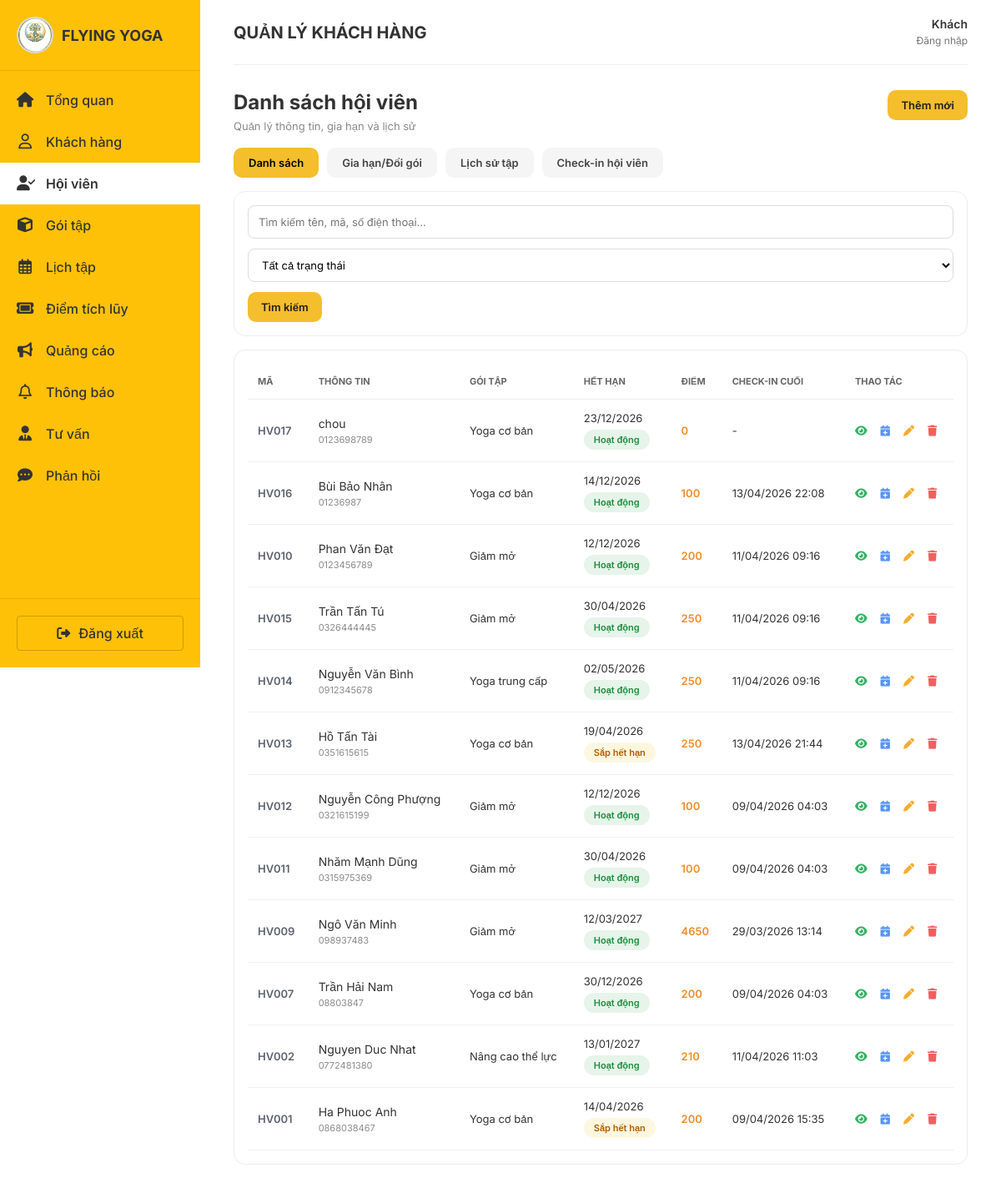
Screenshot of /khach-hang/hoi-vien/ with the database file from the repository.
### khach_hang/models.py (models this page shows, shortened)
class HoiVien(models.Model):
    GIOI_TINH_CHOICE = [
        ('Nam', 'Nam'),
        ('Nữ', 'Nữ'),
        ('Khác', 'Khác')
    ]
    ma_hoi_vien = models.CharField(
        max_length=20,
        unique=True,
        blank=True,
        verbose_name="Mã hội viên"
    )
    ho_ten = models.CharField(
        max_length=255,
        verbose_name="Họ và tên"
    )
    ngay_sinh = models.DateField(
        verbose_name="Ngày sinh"
    )
    gioi_tinh = models.CharField(
        max_length=10,
        choices=GIOI_TINH_CHOICE
    )
    so_dien_thoai = models.CharField(
        max_length=10,
        unique=True,
        verbose_name="Số điện thoại"
    )
    email = models.EmailField(
        blank=True,
        null=True,
        verbose_name="Email"
    )
    tinh_trang_suc_khoe = models.TextField(
        blank=True,
        verbose_name="Tình trạng sức khỏe / Bệnh lý"
    )
    muc_tieu_tap_luyen = models.TextField(
        blank=True,
        verbose_name="Mục tiêu tập luyện"
    )
    ghi_chu_nhan_vien = models.TextField(
        blank=True,
        verbose_name="Ghi chú nội bộ"
    )
    chieu_cao = models.FloatField(
        help_text="cm",
        null=True,
        blank=True
    )
    can_nang = models.FloatField(
        help_text="kg",
        null=True,
        blank=True
    )
    body_fat = models.FloatField(
        help_text="%",
        null=True,
        blank=True
    )
    goi_dang_su_dung = models.ForeignKey(
        'goi_tap.GoiTap', # ĐÃ SỬA THÀNH CHUỖI
        on_delete=models.SET_NULL,
        null=True,
        blank=True
    )
    ngay_het_han_goi = models.DateField(
        null=True,
        blank=True
    )
    diem_tich_luy = models.IntegerField(
        default=0
    )
    check_in_cuoi = models.DateTimeField(
        null=True,
        blank=True
    )
    ngay_tao = models.DateTimeField(
        auto_now_add=True,
        verbose_name="Ngày tạo"
    )

### goi_tap/models.py (models this page shows, shortened)
class GoiTap(models.Model):
    LOAI_CHOICE = [
        ('buoi', 'Theo buổi'),
        ('thang', 'Theo tháng'),
    ]
    TRANG_THAI_CHOICE = [
        ('hoat_dong', 'Hoạt động'),
        ('ngung', 'Ngưng'),
    ]
    ma_goi = models.CharField(max_length=10, unique=True)
    ten_goi = models.CharField(max_length=100)
    loai_goi = models.CharField(max_length=10, choices=LOAI_CHOICE)
    thoi_han_so_buoi = models.IntegerField()
    gia_goi = models.DecimalField(max_digits=12, decimal_places=0)
    trang_thai = models.CharField(max_length=20, choices=TRANG_THAI_CHOICE, default='hoat_dong')
    ghi_chu = models.TextField(blank=True, null=True)

### khach_hang/views.py (the view)
# urls.py: path('hoi-vien/', views.quan_ly_hoi_vien, name='danh_sach_hoi_vien'),
def quan_ly_hoi_vien(request):
    tab = request.GET.get('tab', 'danh_sach')
    q = request.GET.get('q', '').strip()
    trang_thai = request.GET.get('trang_thai', '').strip()
    ds_hoi_vien = HoiVien.objects.select_related('goi_dang_su_dung').all().order_by('-id')
    if q:
        ds_hoi_vien = ds_hoi_vien.filter(
            Q(ho_ten__icontains=q) |
            Q(so_dien_thoai__icontains=q) |
            Q(ma_hoi_vien__icontains=q)
        )
    today = timezone.now().date()
    ds_hoi_vien = list(ds_hoi_vien)
    for hv in ds_hoi_vien:
        _dong_bo_dang_ky_lich_theo_trang_thai_goi(hv, today)
        lich_su_moi_nhat = hv.lich_su_tap.order_by('-thoi_gian').first()
        hv.check_in_cuoi = lich_su_moi_nhat.thoi_gian if lich_su_moi_nhat else None
        if not hv.goi_dang_su_dung or not hv.ngay_het_han_goi:
            hv.trang_thai_goi = 'chua_co_goi'
        else:
            so_ngay_con_lai = (hv.ngay_het_han_goi - today).days
            if so_ngay_con_lai < 0:
                hv.trang_thai_goi = 'het_han'
            elif so_ngay_con_lai <= 7:
                hv.trang_thai_goi = 'sap_het_han'
            else:
                hv.trang_thai_goi = 'hoat_dong'
    if trang_thai:
        ds_hoi_vien = [hv for hv in ds_hoi_vien if hv.trang_thai_goi == trang_thai]
    selected_member_id = request.GET.get('hoi_vien_id') or request.POST.get('hoi_vien')
    selected_member = None
    if selected_member_id:
        try:
            selected_member = HoiVien.objects.select_related('goi_dang_su_dung').get(id=selected_member_id)
        except HoiVien.DoesNotExist:
            selected_member = None
    if request.method == 'POST' and request.POST.get('action') == 'gia_han_goi':
        form_gia_han = GiaHanGoiForm(request.POST, hoi_vien=selected_member)
        if form_gia_han.is_valid():
            hoi_vien = form_gia_han.cleaned_data['hoi_vien']
            goi_moi = form_gia_han.cleaned_data['goi_moi']
            ngay_bat_dau = form_gia_han.cleaned_data['ngay_bat_dau']
            voucher = form_gia_han.cleaned_data.get('voucher')
            gia_tri_voucher = Decimal(voucher.gia_tri_giam or 0) if voucher else Decimal('0')
            khuyen_mai = gia_tri_voucher
            gia_goi = goi_moi.gia_goi or Decimal('0')
            tong_thanh_toan = gia_goi - khuyen_mai
            if tong_thanh_toan < 0:
                tong_thanh_toan = Decimal('0')
            ngay_het_han_moi = ngay_bat_dau + timedelta(days=goi_moi.thoi_han_so_buoi)
            goi_cu = hoi_vien.goi_dang_su_dung
            lich_su_gia_han = LichSuGiaHanGoi.objects.create(
                hoi_vien=hoi_vien,
                goi_cu=goi_cu,
                goi_moi=goi_moi,
                ngay_bat_dau=ngay_bat_dau,
                ngay_het_han_moi=ngay_het_han_moi,
                gia_goi=gia_goi,
                khuyen_mai=khuyen_mai,
                tong_thanh_toan=tong_thanh_toan
            )
            can_xoa_lich_cu = (
                not _goi_tap_con_han(hoi_vien, timezone.localdate()) or
                not goi_cu or
                goi_cu.id != goi_moi.id
            )
            hoi_vien.goi_dang_su_dung = goi_moi
            hoi_vien.ngay_het_han_goi = ngay_het_han_moi
            hoi_vien.save()
            if can_xoa_lich_cu:
                _xoa_toan_bo_dang_ky_lich(hoi_vien)
            if voucher:
                voucher.trang_thai = 'da_su_dung'
                voucher.ngay_su_dung = timezone.now()
                voucher.save(update_fields=['trang_thai', 'ngay_su_dung'])
            messages.success(request, 'Gia hạn/đổi gói thành công.')
            return redirect('khach_hang:danh_sach_hoi_vien')
        hoi_vien_id_post = request.POST.get('hoi_vien')
        if hoi_vien_id_post:
            try:
                selected_member = HoiVien.objects.select_related('goi_dang_su_dung').get(id=hoi_vien_id_post)
            except HoiVien.DoesNotExist:
                selected_member = None
    else:
        initial_data = {}
        if selected_member:
            initial_data['hoi_vien'] = selected_member
        form_gia_han = GiaHanGoiForm(initial=initial_data, hoi_vien=selected_member)
    ds_lich_su_tap = LichSuTap.objects.select_related(
        'hoi_vien',
        'lop_tap'
    ).all().order_by('-thoi_gian')
    ds_check_in_hom_nay = _lay_danh_sach_check_in_hom_nay(q if tab == 'check_in' else '')
    context = {
        'tab': tab,
        'q': q,
        'trang_thai': trang_thai,
        'ds_hoi_vien': ds_hoi_vien,
        'form_gia_han': form_gia_han,
        'ds_lich_su_tap': ds_lich_su_tap,
        'selected_member': selected_member,
        'ds_goi_tap': GoiTap.objects.all().order_by('id'),
        'ds_check_in_hom_nay': ds_check_in_hom_nay,
        'thu_hom_nay': _thu_hom_nay(),
        'hom_nay': timezone.localdate(),
        'ds_voucher_hop_le': VoucherHoiVien.objects.filter(hoi_vien=selected_member, trang_thai='chua_su_dung').order_by('-ngay_tao') if selected_member else VoucherHoiVien.objects.none(),
    }
    return render(request, 'khach_hang/hoi_vien.html', context)

### khach_hang/templates/khach_hang/hoi_vien.html (shortened to what this page needs)
{% extends 'base.html' %}
{% load static %}
{% block page_title %}QUẢN LÝ KHÁCH HÀNG{% endblock %}
{% block extra_css %}
<link rel="stylesheet" href="{% static 'css/customers.css' %}">
{% endblock %}
{% block content %}
<div class="member-page-header">
    <div>
        <h2>Danh sách hội viên</h2>
        <p>Quản lý thông tin, gia hạn và lịch sử</p>
    </div>
    <a href="{% url 'khach_hang:them_hoi_vien' %}" class="btn-add-new">Thêm mới</a>
</div>
<div class="member-tabs">
    <a href="{% url 'khach_hang:danh_sach_hoi_vien' %}?tab=danh_sach" class="member-tab {% if tab == 'danh_sach' or not tab %}active{% endif %}">Danh sách</a>
    <a href="{% url 'khach_hang:danh_sach_hoi_vien' %}?tab=gia_han" class="member-tab {% if tab == 'gia_han' %}active{% endif %}">Gia hạn/Đổi gói</a>
    <a href="{% url 'khach_hang:danh_sach_hoi_vien' %}?tab=lich_su" class="member-tab {% if tab == 'lich_su' %}active{% endif %}">Lịch sử tập</a>
    <a href="{% url 'khach_hang:danh_sach_hoi_vien' %}?tab=check_in" class="member-tab {% if tab == 'check_in' %}active{% endif %}">Check-in hội viên</a>
</div>
{% if tab == 'danh_sach' or not tab %}
<div class="member-search-box">
    <form method="get" class="member-search-form">
        <input type="text" name="q" placeholder="Tìm kiếm tên, mã, số điện thoại..." value="{{ q|default:'' }}">
        <select name="trang_thai">
            <option value="">Tất cả trạng thái</option>
        </select>
        <button class="btn-yellow" type="submit">Tìm kiếm</button>
    </form>
</div>
<div class="member-table-card">
    <div style="overflow-x:auto;">
        <table class="member-table">
            <thead>
                <tr><th>Mã</th><th>Thông tin</th><th>Gói tập</th><th>Hết hạn</th><th>Điểm</th><th>Check-in cuối</th><th>Thao tác</th></tr>
            </thead>
            <tbody>
                {% for hv in ds_hoi_vien %}
                <tr>
                    <td class="member-code">{{ hv.ma_hoi_vien }}</td>
                    <td><div class="member-name">{{ hv.ho_ten }}</div><div class="member-phone">{{ hv.so_dien_thoai }}</div></td>
                    <td>{% if hv.goi_dang_su_dung %}{{ hv.goi_dang_su_dung.ten_goi }}{% else %}-{% endif %}</td>
                    <td>
                        {% if hv.ngay_het_han_goi %}
                            {{ hv.ngay_het_han_goi|date:"d/m/Y" }}<br>
                            {% if hv.trang_thai_goi == 'hoat_dong' %}<span class="badge bg-success">Hoạt động</span>
                            {% elif hv.trang_thai_goi == 'sap_het_han' %}<span class="badge bg-warning">Sắp hết hạn</span>
                            {% elif hv.trang_thai_goi == 'het_han' %}<span class="badge bg-danger">Đã hết hạn</span>
                            {% else %}<span class="badge bg-secondary">Chưa có gói</span>{% endif %}
                        {% else %}-<br><span class="badge bg-secondary">Chưa có gói</span>{% endif %}
                    </td>
                    <td class="member-point">{{ hv.diem_tich_luy }}</td>
                    <td>{% if hv.check_in_cuoi %}{{ hv.check_in_cuoi|date:"d/m/Y H:i" }}{% else %}-{% endif %}</td>
                    <td>
                        <div class="action-links">
                            <a href="{% url 'khach_hang:chi_tiet_hoi_vien' hv.id %}" title="Xem" class="action-view"><i class="fa-solid fa-eye"></i></a>
                            <a href="{% url 'lich_tap:dang_ky_lich_hoc' hv.id %}" title="Đăng ký lịch" class="action-cal"><i class="fa-solid fa-calendar-plus"></i></a>
                            <a href="{% url 'khach_hang:sua_hoi_vien' hv.id %}" title="Sửa" class="action-edit"><i class="fa-solid fa-pen"></i></a>
                            <form method="post" action="{% url 'khach_hang:xoa_hoi_vien' hv.id %}" style="display:inline;">
                                <button type="submit" class="action-del" onclick="return confirm('Bạn có chắc muốn xóa hội viên này không?')" style="border:none;background:none;cursor:pointer;padding:0;">
                                    <i class="fa-solid fa-trash"></i>
                                </button>
                            </form>
                        </div>
                    </td>
                </tr>
                {% empty %}
                <tr><td colspan="7" class="empty-data">Chưa có hội viên nào.</td></tr>
                {% endfor %}
            </tbody>
        </table>
    </div>
</div>
{% endif %}
{% endblock %}

### rows the page displays
HoiVien: ma_hoi_vien "HV017", ho_ten "chou", so_dien_thoai "0123698789", goi_dang_su_dung.ten_goi "Yoga cơ bản", ngay_het_han_goi "23/12/2026", shows "Hoạt động", diem_tich_luy "0"
HoiVien: ma_hoi_vien "HV016", ho_ten "Bùi Bảo Nhân", so_dien_thoai "01236987", goi_dang_su_dung.ten_goi "Yoga cơ bản", ngay_het_han_goi "14/12/2026", shows "Hoạt động", diem_tich_luy "100", check_in_cuoi "13/04/2026 22:08"
HoiVien: ma_hoi_vien "HV010", ho_ten "Phan Văn Đạt", so_dien_thoai "0123456789", goi_dang_su_dung.ten_goi "Giảm mở", ngay_het_han_goi "12/12/2026", shows "Hoạt động", diem_tich_luy "200", check_in_cuoi "11/04/2026 09:16"
HoiVien: ma_hoi_vien "HV015", ho_ten "Trần Tấn Tú", so_dien_thoai "0326444445", goi_dang_su_dung.ten_goi "Giảm mở", ngay_het_han_goi "30/04/2026", shows "Hoạt động", diem_tich_luy "250", check_in_cuoi "11/04/2026 09:16"
HoiVien: ma_hoi_vien "HV014", ho_ten "Nguyễn Văn Bình", so_dien_thoai "0912345678", goi_dang_su_dung.ten_goi "Yoga trung cấp", ngay_het_han_goi "02/05/2026", shows "Hoạt động", diem_tich_luy "250", check_in_cuoi "11/04/2026 09:16"
HoiVien: ma_hoi_vien "HV013", ho_ten "Hồ Tấn Tài", so_dien_thoai "0351615615", goi_dang_su_dung.ten_goi "Yoga cơ bản", ngay_het_han_goi "19/04/2026", shows "Sắp hết hạn", diem_tich_luy "250", check_in_cuoi "13/04/2026 21:44"
HoiVien: ma_hoi_vien "HV012", ho_ten "Nguyễn Công Phượng", so_dien_thoai "0321615199", goi_dang_su_dung.ten_goi "Giảm mở", ngay_het_han_goi "12/12/2026", shows "Hoạt động", diem_tich_luy "100", check_in_cuoi "09/04/2026 04:03"
HoiVien: ma_hoi_vien "HV011", ho_ten "Nhăm Mạnh Dũng", so_dien_thoai "0315975369", goi_dang_su_dung.ten_goi "Giảm mở", ngay_het_han_goi "30/04/2026", shows "Hoạt động", diem_tich_luy "100", check_in_cuoi "09/04/2026 04:03"
HoiVien: ma_hoi_vien "HV009", ho_ten "Ngô Văn Minh", so_dien_thoai "098937483", goi_dang_su_dung.ten_goi "Giảm mở", ngay_het_han_goi "12/03/2027", shows "Hoạt động", diem_tich_luy "4650", check_in_cuoi "29/03/2026 13:14"
HoiVien: ma_hoi_vien "HV007", ho_ten "Trần Hải Nam", so_dien_thoai "08803847", goi_dang_su_dung.ten_goi "Yoga cơ bản", ngay_het_han_goi "30/12/2026", shows "Hoạt động", diem_tich_luy "200", check_in_cuoi "09/04/2026 04:03"
HoiVien: ma_hoi_vien "HV002", ho_ten "Nguyen Duc Nhat", so_dien_thoai "0772481380", goi_dang_su_dung.ten_goi "Nâng cao thể lực", ngay_het_han_goi "13/01/2027", shows "Hoạt động", diem_tich_luy "210", check_in_cuoi "11/04/2026 11:03"
HoiVien: ma_hoi_vien "HV001", ho_ten "Ha Phuoc Anh", so_dien_thoai "0868038467", goi_dang_su_dung.ten_goi "Yoga cơ bản", ngay_het_han_goi "14/04/2026", shows "Sắp hết hạn", diem_tich_luy "200", check_in_cuoi "09/04/2026 15:35"
